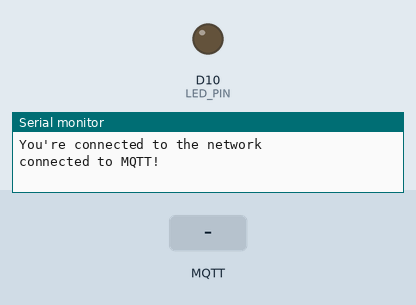
A sketch run on a simulated Arduino MKR. Parts: output pins drawn as LEDs (lit = HIGH), the last lines printed to the serial monitor. The inputs (shaded band) are chosen by the test bench. WiFi joins after 1.5 s; servers stay silent unless stated; no MQTT or app messages arrive unless stated.

Above: at 2.7 s.
2.8 s: MQTT message "5" arrives on the first subscribed topic
At 3.5 s:
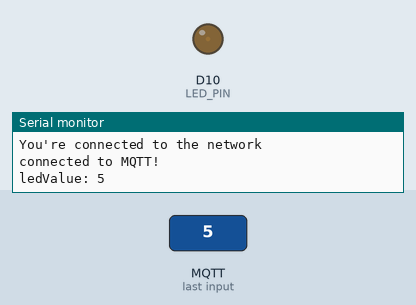
4.3 s: MQTT message "90" arrives on the first subscribed topic
At 4.7 s:
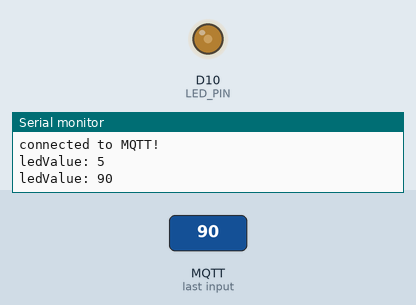
5.8 s: MQTT message "200" arrives on the first subscribed topic
At 7.0 s:
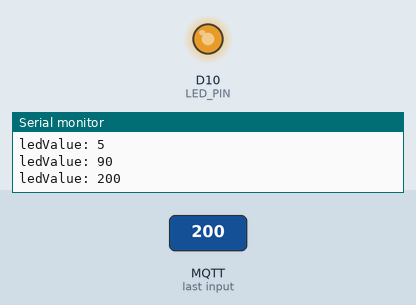
7.3 s: MQTT message "on" arrives on the first subscribed topic
At 8.2 s:
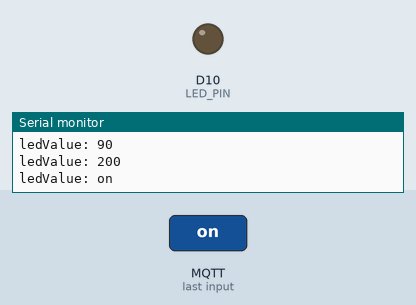
Timing chart, 0 to 9.8 s (numbered marks = the images above; inputs shaded):
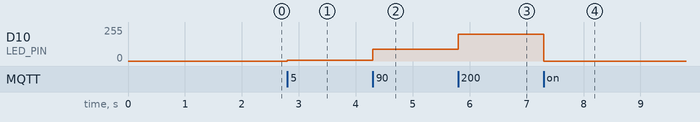

Measured:
- after the input at 2.8 s, D10 (LED_PIN): 0/255 → 5/255 at once
- after the input at 4.3 s, D10 (LED_PIN): 5/255 → 90/255 at once
- after the input at 5.8 s, D10 (LED_PIN): 90/255 → 200/255 at once
- after the input at 7.3 s, D10 (LED_PIN): 200/255 → 0/255 at once

The sketch:

shiftr.io_arduino_receiver.ino
```cpp
#include <WiFiNINA.h>
#include <MQTT.h>
#include "wifiCredentials.h"
#define LED_PIN 10

const char ssid[] = WIFI_SSID;
const char pass[] = WIFI_PASS;
unsigned long lastMillis = 0;

int ledValue;

WiFiClient net;
MQTTClient client;
int status = WL_IDLE_STATUS;

void setup() {
  Serial.begin(115200);
  pinMode(LED_PIN, OUTPUT);
  // attempt to connect to Wifi network:
  while (WiFi.begin(ssid, pass) != WL_CONNECTED) {
    // failed, retry
    Serial.print("No WiFi connection");
    delay(5000);
  }

  // once you are connected :
  Serial.println("You're connected to the network");

  //start mqtt
  client.begin("physical-computing-zhdk.cloud.shiftr.io", net);
  //print message once is received
  client.onMessage(messageReceived);
  connect();
}

void loop() {
  client.loop();
  delay(10);

  // check if connected
  if (!client.connected()) {
    connect();
  }
}

void messageReceived(String &topic, String &payload) {
  Serial.println(topic + ": " + payload);
  analogWrite(LED_PIN, payload.toInt());
}

void connect() {
  while (WiFi.status() != WL_CONNECTED) {
    Serial.print("No Wifi connection...");
    delay(1000);
  }

  while (!client.connect("receiver", "physical-computing-zhdk", "QO1d1kxcIhqD2pi2")) {
    Serial.print(".");
    delay(1000);
  }

  Serial.println("\nconnected to MQTT!");
  //subscribe to message "
  client.subscribe("ledValue");
}
```

wifiCredentials.h
```cpp
#define WIFI_SSID "iad_zhdk"
#define WIFI_PASS "i@d_4ever"
```
